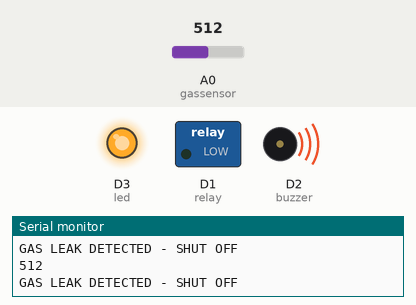
A sketch run on a simulated ESP8266 (NodeMCU). On the bench: switched loads named in the sketch (green lamp = pin HIGH), output pins drawn as LEDs (lit = HIGH), buzzer (waves = sounding, pin HIGH), the last lines printed to the serial monitor. Inputs (shaded band) come from the test bench; at power-on: A0 (gassensor) = 512.

Above: at 1.3 s.
1.4 s: A0 (gassensor) set to 470
2.9 s: A0 (gassensor) set to 447
At 3.9 s:
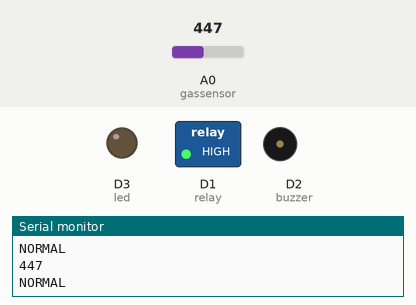
4.5 s: A0 (gassensor) set to 511
At 5.1 s:
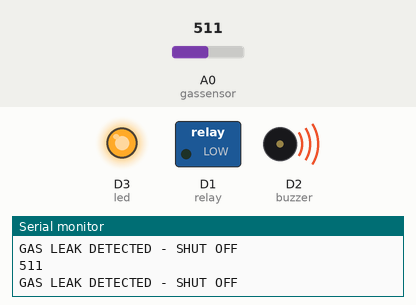
6.0 s: A0 (gassensor) set to 450
At 7.4 s:
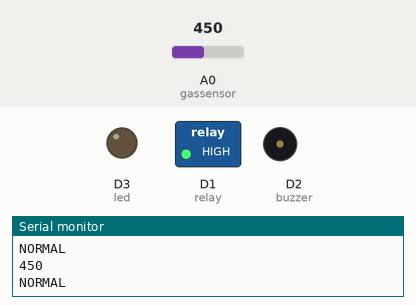
Timing chart, 0 to 8.5 s (numbered marks = the images above; inputs shaded):
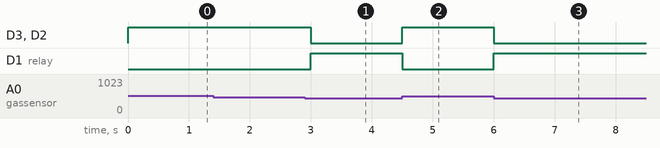

Measured:
- the behaviour switches between 460 and 459 on A0 (gassensor) (found by bisection; images 0 and 1)
- after the input at 2.9 s, D3 (led), D2 (buzzer): HIGH → LOW after 0.10 s; D1 (relay): LOW → HIGH after 0.10 s
- after the input at 4.5 s, D3 (led), D2 (buzzer): LOW → HIGH at once; D1 (relay): HIGH → LOW at once
- after the input at 6.0 s, D3 (led), D2 (buzzer): HIGH → LOW at once; D1 (relay): LOW → HIGH at once

The sketch:

gas_leak_system.ino
```cpp
// Gas Detection, Alert & Automatic Shut-Off System
// Controller : NodeMCU 1.0 (ESP-12E Module) - ESP8266
// Sensor     : MQ-2
// Outputs    : LED, Buzzer, Relay

int gassensor = A0;   // MQ-2 analog output

int led = D3;         // GPIO0
int buzzer = D2;      // GPIO4
int relay = D1;       // GPIO5

int threshold = 460;  // Adjust after testing

void setup() {
  pinMode(led, OUTPUT);
  pinMode(buzzer, OUTPUT);
  pinMode(relay, OUTPUT);

  digitalWrite(relay, HIGH);  // Normal supply ON
  digitalWrite(led, LOW);
  digitalWrite(buzzer, LOW);

  Serial.begin(9600);
}

void loop() {
  int gasvalue = analogRead(gassensor);
  Serial.println(gasvalue);

  if (gasvalue >= threshold) {
    // Gas leakage detected
    digitalWrite(led, HIGH);
    digitalWrite(buzzer, HIGH);
    digitalWrite(relay, LOW);   // Shut-off / deactivate relay

    Serial.println("GAS LEAK DETECTED - SHUT OFF");
  }
  else {
    // Normal condition
    digitalWrite(led, LOW);
    digitalWrite(buzzer, LOW);
    digitalWrite(relay, HIGH);  // Normal supply ON

    Serial.println("NORMAL");
  }

  delay(500);
}
```
